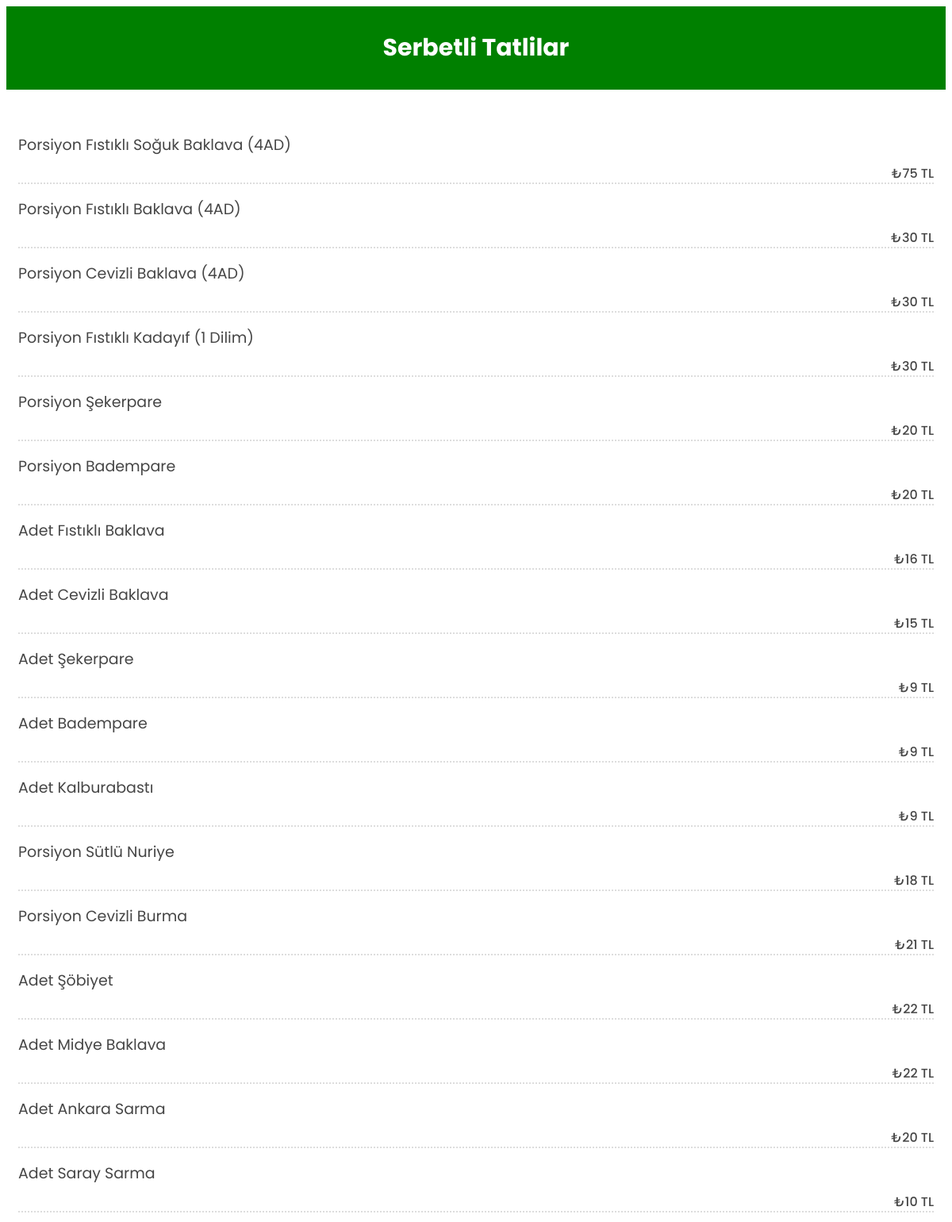
The app's page /serbetlitatlilar/ with its own data.
### menu/models.py (models this page shows)
class Menu(models.Model):
    CHOICES = (
        ("FırınUrunleri", "Fırın Ürünleri"),
        ("AdetUrunleri", "Adet Ürünler"),
        ("Borek", "Börek"),
        ("Icecek", "İçecek"),
        ("Kahvalt", "Kahvaltı"),
        ("Sandvic", "Sandvic"),
        ("Meze", "Meze"),
        ("Tatlı", "Tatlı"),
        ("SerbetliTatlı", "Şerbetli Tatlı"),
    )
    productName = models.CharField(max_length=100)
    description = models.CharField(max_length=150,blank=True)
    price = models.CharField(max_length=100)
    category = models.CharField(max_length=30, choices=CHOICES)

### menu/views.py (the view)
# urls.py: path('serbetlitatlilar/', views.SerbetliTatlilar, name = 'SerbetliTatlilar'),
def SerbetliTatlilar(request):
    product = Menu.objects.filter(category="SerbetliTatlı")
    context = {
        "product":product
    }
    return render(request,"SerbetliTatlilar.html",context)

### templates/SerbetliTatlilar.html (shortened to what this page needs)
<!DOCTYPE html>
{% load static %}
<html lang="en">
<head>
    <link rel="stylesheet" href="{% static 'style.css' %}">
</head>
<body>
    <nav style="background-color: green;" class="nav2">Serbetli Tatlilar</nav>
    {% for p in product %}
    <ul class="special-menu pb-4">
        <li>
            <div class="d-flex justify-content-start">
                <div class="menu-text align-self-center">
                    <h3>{{p.productName}}</h3>
                    <strong class="special-menu-price text-color-dark">₺{{p.price}}</strong>
                </div>
            </div>
        </li>
    </ul>
    {% endfor %}
</body>
</html>

### static/style.css (style rules this page uses)
* { font-family: 'Poppins', sans-serif; }
body { font-family: 'Poppins', sans-serif; font-size: 14px; color: #464646; font-weight: 300; }
.h1, .h2, .h3, .h4, .h5, .h6, h1, h2, h3, h4, h5, h6 { font-weight: 400; }
* { outline: 0 !important; text-decoration: none !important; }
.special-menu { list-style: none; margin: 0; padding-left: 15px; padding-right: 15px; text-align: left; }
.special-menu li { margin: 0 0 32px 0; padding: 0; clear: both; padding-bottom: 10px; }
.special-menu h3 { font-size: 19px; padding: 5px 0px 5px 0px; margin: 0; text-transform: none; }
.special-menu .special-menu-price { display: inline-block; float: right; font-size: 16px; padding: 0 0 0 10px; position: relative; z-index: 3; margin-top: 4px; }
ul.special-menu li strong { font-weight: 500 !important; }
.nav2 { text-align: center; color: white; padding: 30px; font-weight: bold; font-size: 30px; margin-bottom: 50px }

### records on screen
Menu: productName "Porsiyon Fıstıklı Soğuk Baklava (4AD)", price "75 TL"
Menu: productName "Porsiyon Fıstıklı Baklava (4AD)", price "30 TL"
Menu: productName "Porsiyon Cevizli Baklava (4AD)", price "30 TL"
Menu: productName "Porsiyon Fıstıklı Kadayıf (1 Dilim)", price "30 TL"
Menu: productName "Porsiyon Şekerpare", price "20 TL"
Menu: productName "Porsiyon Badempare", price "20 TL"
Menu: productName "Adet Fıstıklı Baklava", price "16 TL"
Menu: productName "Adet Cevizli Baklava", price "15 TL"
Menu: productName "Adet Şekerpare", price "9 TL"
Menu: productName "Adet Badempare", price "9 TL"
Menu: productName "Adet Kalburabastı", price "9 TL"
Menu: productName "Porsiyon Sütlü Nuriye", price "18 TL"
Menu: productName "Porsiyon Cevizli Burma", price "21 TL"
Menu: productName "Adet Şöbiyet", price "22 TL"
Menu: productName "Adet Midye Baklava", price "22 TL"
Menu: productName "Adet Ankara Sarma", price "20 TL"
Menu: productName "Adet Saray Sarma", price "10 TL"
